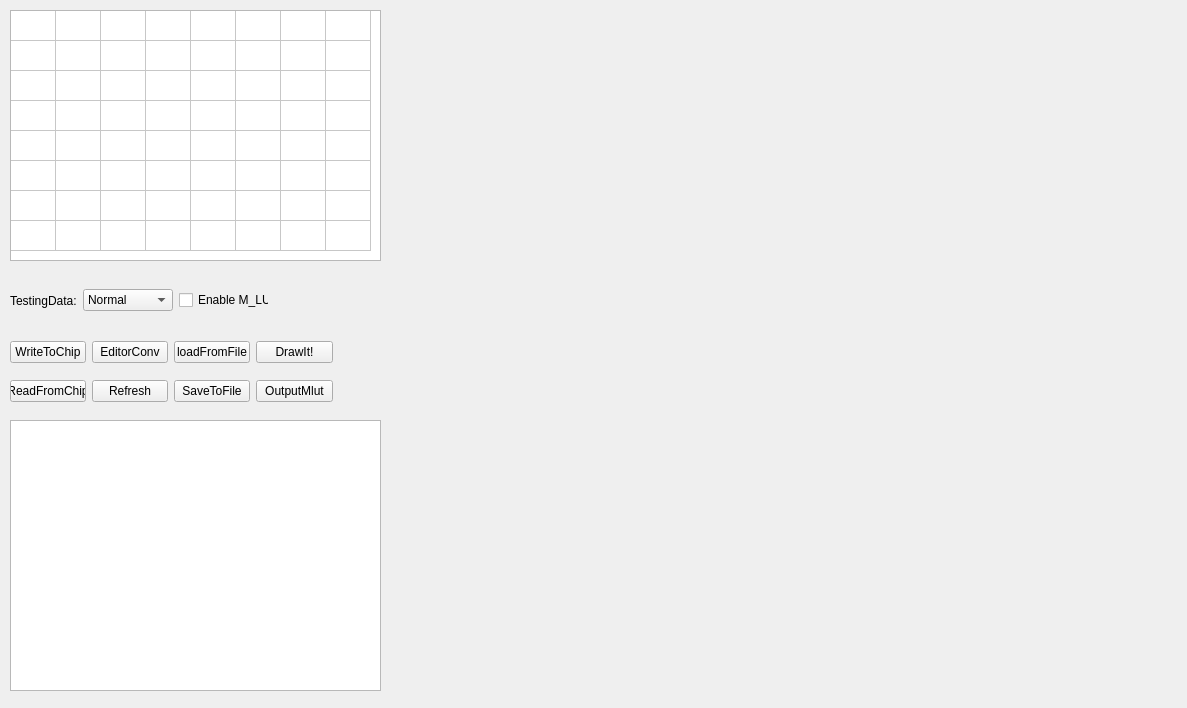
<?xml version="1.0" encoding="UTF-8"?>
<ui version="4.0">
 <class>Form_mLut</class>
 <widget class="QWidget" name="Form_mLut">
  <property name="geometry">
   <rect>
    <x>0</x>
    <y>0</y>
    <width>1187</width>
    <height>708</height>
   </rect>
  </property>
  <property name="windowTitle">
   <string>Form_mLut</string>
  </property>
  <widget class="QTableWidget" name="tableWidget_mlut">
   <property name="geometry">
    <rect>
     <x>10</x>
     <y>10</y>
     <width>371</width>
     <height>251</height>
    </rect>
   </property>
   <property name="rowCount">
    <number>8</number>
   </property>
   <property name="columnCount">
    <number>8</number>
   </property>
   <attribute name="horizontalHeaderVisible">
    <bool>false</bool>
   </attribute>
   <attribute name="horizontalHeaderDefaultSectionSize">
    <number>45</number>
   </attribute>
   <attribute name="horizontalHeaderHighlightSections">
    <bool>false</bool>
   </attribute>
   <attribute name="horizontalHeaderMinimumSectionSize">
    <number>21</number>
   </attribute>
   <attribute name="verticalHeaderVisible">
    <bool>false</bool>
   </attribute>
   <row/>
   <row/>
   <row/>
   <row/>
   <row/>
   <row/>
   <row/>
   <row/>
   <column/>
   <column/>
   <column/>
   <column/>
   <column/>
   <column/>
   <column/>
   <column/>
  </widget>
  <widget class="QWidget" name="gridLayoutWidget">
   <property name="geometry">
    <rect>
     <x>10</x>
     <y>330</y>
     <width>323</width>
     <height>83</height>
    </rect>
   </property>
   <layout class="QGridLayout" name="gridLayout">
    <item row="0" column="1">
     <widget class="QPushButton" name="pushButton_write">
      <property name="text">
       <string>WriteToChip</string>
      </property>
     </widget>
    </item>
    <item row="3" column="4">
     <widget class="QPushButton" name="pushButton_output">
      <property name="text">
       <string>OutputMlut</string>
      </property>
     </widget>
    </item>
    <item row="3" column="1">
     <widget class="QPushButton" name="pushButton_read">
      <property name="text">
       <string>ReadFromChip</string>
      </property>
     </widget>
    </item>
    <item row="0" column="4">
     <widget class="QPushButton" name="pushButton_draw">
      <property name="text">
       <string>DrawIt!</string>
      </property>
     </widget>
    </item>
    <item row="0" column="2">
     <widget class="QPushButton" name="pushButton_convert">
      <property name="text">
       <string>EditorConv</string>
      </property>
     </widget>
    </item>
    <item row="3" column="2">
     <widget class="QPushButton" name="pushButton_refresh">
      <property name="text">
       <string>Refresh</string>
      </property>
     </widget>
    </item>
    <item row="0" column="3">
     <widget class="QPushButton" name="pushButton_load">
      <property name="text">
       <string>loadFromFile</string>
      </property>
     </widget>
    </item>
    <item row="3" column="3">
     <widget class="QPushButton" name="pushButton_save">
      <property name="text">
       <string>SaveToFile</string>
      </property>
     </widget>
    </item>
   </layout>
  </widget>
  <widget class="QWidget" name="gridLayoutWidget_2">
   <property name="geometry">
    <rect>
     <x>400</x>
     <y>10</y>
     <width>741</width>
     <height>681</height>
    </rect>
   </property>
   <layout class="QGridLayout" name="gridLayout_2"/>
  </widget>
  <widget class="QPlainTextEdit" name="plainTextEdit_output">
   <property name="geometry">
    <rect>
     <x>10</x>
     <y>420</y>
     <width>371</width>
     <height>271</height>
    </rect>
   </property>
  </widget>
  <widget class="QWidget" name="horizontalLayoutWidget">
   <property name="geometry">
    <rect>
     <x>10</x>
     <y>280</y>
     <width>259</width>
     <height>41</height>
    </rect>
   </property>
   <layout class="QHBoxLayout" name="horizontalLayout">
    <item>
     <widget class="QLabel" name="label_1">
      <property name="text">
       <string>TestingData:</string>
      </property>
     </widget>
    </item>
    <item>
     <widget class="QComboBox" name="comboBox_test">
      <item>
       <property name="text">
        <string>Normal</string>
       </property>
      </item>
      <item>
       <property name="text">
        <string>SetToZeroAll</string>
       </property>
      </item>
      <item>
       <property name="text">
        <string>SetAllTo_63</string>
       </property>
      </item>
      <item>
       <property name="text">
        <string>SetBinaryToAll</string>
       </property>
      </item>
     </widget>
    </item>
    <item>
     <widget class="QCheckBox" name="checkBox_en">
      <property name="text">
       <string>Enable M_LUT</string>
      </property>
     </widget>
    </item>
   </layout>
  </widget>
 </widget>
 <resources/>
 <connections/>
</ui>
